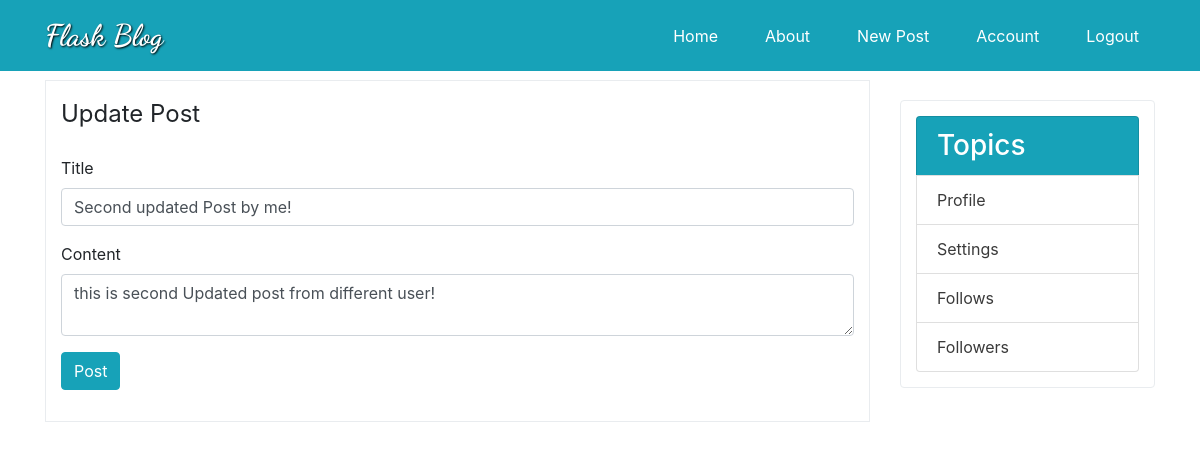
The app's page /post/2/update (signed in) with its own data.
### flaskblog/models.py (models this page shows, shortened)
class Post(db.Model):
	id = db.Column(db.Integer, primary_key=True)
	title = db.Column(db.String(100), nullable=False)
	date_posted = db.Column(db.DateTime, nullable=False, default=datetime.utcnow)
	content = db.Column(db.Text, nullable=False)
	user_id = db.Column(db.Integer, db.ForeignKey('user.id'), nullable=False)

### flaskblog/routes.py (the view)
@app.route('/post/<int:post_id>/update', methods=['GET', 'POST'])
@login_required
def updatepost(post_id):
	post = Post.query.get_or_404(post_id)
	if post.author != current_user:
		abort(403)
	form = PostForm()
	if form.validate_on_submit():
		post.title = form.title.data
		post.content = form.content.data
		db.session.commit()
		flash(f'Your Post has been Updated! ', 'success')
		return redirect(url_for('post', post_id=post.id))
	elif request.method == 'GET':
		form.title.data = post.title
		form.content.data = post.content
	return render_template('newpost.html', title = post.title, form=form, legend = 'Update Post')

### flaskblog/forms.py
class PostForm(FlaskForm):
    title = StringField('Title', validators=[DataRequired()])
    content = TextAreaField('Content', validators=[DataRequired()])
    submit = SubmitField('Post')

### flaskblog/models.py (called while the page is built)
@login_manager.user_loader
def load_user(user_id):
	return User.query.get(int(user_id))

### flaskblog/templates/newpost.html (shortened to what this page needs)
{% extends "layout.html" %}
{% block content %}
<div class="fluid-container border">
    <div class="formcontainer">
        <form action="" method="post">
            <fieldset>
                <legend class="border-bottom mb-4">{{ legend }}</legend>
                <div class="form-group">
                    {{form.title.label(class="form-control-label")}}
                    {% if form.title.errors %}
                        {{form.title(class="form-control is-invalid", placeholder="Enter Your Post Title")}}
                        <div class="invalid-feedback">
                            {% for error in form.title.errors %}
                                <span> {{ error }} </span>
                            {% endfor %}
                        </div>
                    {% else %}
                        {{form.title(class="form-control ", placeholder="Enter Your Post Title")}}
                    {% endif %}
                </div>
                <div class="form-group">
                    {{form.content.label(class="form-control-label")}}
                    {% if form.content.errors %}
                        {{form.content(class="form-control is-invalid", placeholder="Write your Post content")}}
                        <div class="invalid-feedback">
                            {% for error in form.content.errors %}
                                <span> {{ error }} </span>
                            {% endfor %}
                        </div>
                    {% else %}
                        {{form.content(class="form-control ", placeholder="Write your Post content")}}
                    {% endif %}
                </div>
           </fieldset>
            <div class="form-group">
                {{form.submit(class="btn btn-info")}}
            </div>
        </form>
    </div>
</div>
{% endblock content %}

### flaskblog/static/main.css (style rules this page uses)
.border { padding: 15px; transition: all 0.3s ease-in-out; }

### records on screen
Post: title "Second updated Post by me!", content "this is second Updated post from different user!"

### other values on screen
{{ legend }} "Update Post"
